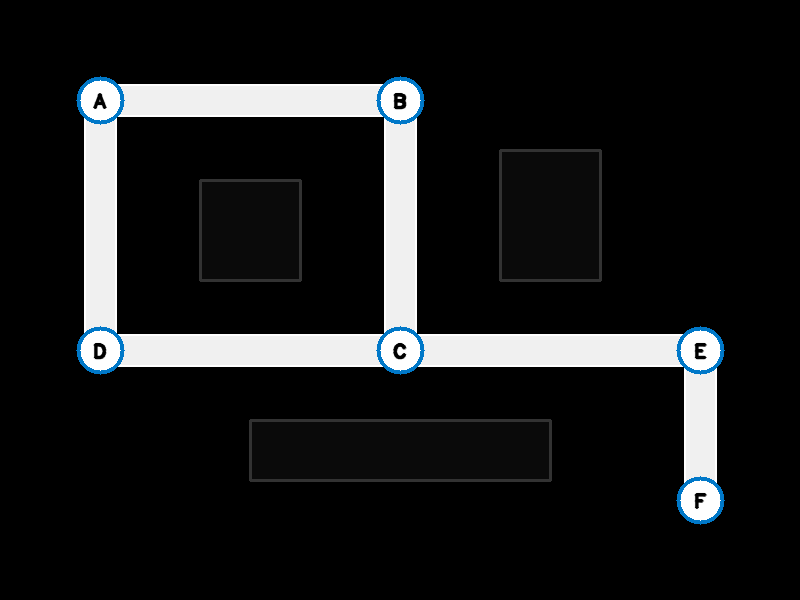
#> input picture Operator app/navix_backend1/sample_map.png, 800 x 600 px
$ python -i map_analyzer.py   (imports and definitions only)
#> lines starting #> are read from the running program, lines starting #| are printed output that depends on the picture; after the words box and inside, x2 and y2 are one past the last pixel; in counts of white or black regions, pixels touching at a corner belong together
"""
Navix AMR Map Analyzer fallback module.
Provides dynamic checkpoint detection and corridor topology extraction.
"""
import cv2
import numpy as np
import os
import re
import math
from collections import deque

class RobustOCR:
    def __init__(self, thickness=13):
        # Generate templates for letters A-Z and digits 0-9 + 'c', 'm'
#> called with thickness = 13
        self.char_list = [chr(i) for i in range(ord('A'), ord('Z')+1)] + [str(i) for i in range(10)] + ['c', 'm']
        self.templates = {}
        for char in self.char_list:
            self.templates[char] = self.generate_letter_template(char, thickness=thickness)

    def get_tight_char_crop(self, roi_bin, target_size=(20, 20)):
        # roi_bin is binary (0 for text, 255 for background)
        text_mask = cv2.bitwise_not(roi_bin)
        contours, _ = cv2.findContours(text_mask, cv2.RETR_EXTERNAL, cv2.CHAIN_APPROX_SIMPLE)

        if not contours:
            return cv2.resize(roi_bin, target_size)

        h, w = roi_bin.shape
        valid_boxes = []
        for c in contours:
            area = cv2.contourArea(c)
            if area > 8:
                x, y, box_w, box_h = cv2.boundingRect(c)
                if box_w < w - 2 and box_h < h - 2:
                    valid_boxes.append((x, y, x + box_w, y + box_h))

        if not valid_boxes:
            c = max(contours, key=cv2.contourArea)
            x, y, box_w, box_h = cv2.boundingRect(c)
            x_min, y_min, x_max, y_max = x, y, x + box_w, y + box_h
        else:
            x_min = min(b[0] for b in valid_boxes)
            y_min = min(b[1] for b in valid_boxes)
            x_max = max(b[2] for b in valid_boxes)
            y_max = max(b[3] for b in valid_boxes)

        x_min = max(0, x_min - 1)
        y_min = max(0, y_min - 1)
        x_max = min(w, x_max + 1)
        y_max = min(h, y_max + 1)

        char_crop = roi_bin[y_min:y_max, x_min:x_max]
        return cv2.resize(char_crop, target_size)

    def generate_letter_template(self, char, size=100, thickness=13):
        template = np.ones((size, size), dtype=np.uint8) * 255
        font = cv2.FONT_HERSHEY_SIMPLEX
        font_scale = 1.8
        text_size = cv2.getTextSize(char, font, font_scale, thickness)[0]
        text_x = (size - text_size[0]) // 2
        text_y = (size + text_size[1]) // 2
        cv2.putText(template, char, (text_x, text_y), font, font_scale, 0, thickness, cv2.LINE_AA)
        _, template_bin = cv2.threshold(template, 127, 255, cv2.THRESH_BINARY)
        return self.get_tight_char_crop(template_bin)

    def recognize_char(self, roi):
        return self.recognize_char_ncc(roi)

    def recognize_char_ncc(self, roi, allowed_chars=None):
        if len(roi.shape) == 3:
            roi_gray = cv2.cvtColor(roi, cv2.COLOR_BGR2GRAY)
        else:
            roi_gray = roi

        # Normalize/threshold ROI using Otsu
        _, roi_bin = cv2.threshold(roi_gray, 0, 255, cv2.THRESH_BINARY + cv2.THRESH_OTSU)

        # Check border pixels to see if background is dark or light
        h, w = roi_bin.shape
        border_pixels = []
        for i in range(h):
            border_pixels.append(roi_bin[i, 0])
            border_pixels.append(roi_bin[i, w-1])
        for j in range(w):
            border_pixels.append(roi_bin[0, j])
            border_pixels.append(roi_bin[h-1, j])

        mean_border = np.mean(border_pixels)
        if mean_border < 127:
            # Dark background, light text -> invert so text is black, background is white
            roi_bin = cv2.bitwise_not(roi_bin)

        roi_char = self.get_tight_char_crop(roi_bin)

        best_match = None
        max_score = -1.0

        chars_to_check = allowed_chars if allowed_chars is not None else self.templates.keys()
        for char in chars_to_check:
            if char in self.templates:
                template = self.templates[char]
                # Invert binary images so that text is white (1.0) and background is black (0.0) for NCC template matching
                t_f = (255.0 - roi_char.astype(np.float32)) / 255.0
                temp_f = (255.0 - template.astype(np.float32)) / 255.0
                res = cv2.matchTemplate(t_f, temp_f, cv2.TM_CCOEFF_NORMED)
                score = res[0, 0]
                if score > max_score:
                    max_score = score
                    best_match = char

        return best_match

class MapAnalyzer:
    def __init__(self):
        self.ocr = RobustOCR()

    def p_dist_to_segment(self, px, py, x1, y1, x2, y2):
        # Calculate perpendicular distance from point (px, py) to line segment (x1, y1) - (x2, y2)
        dx = x2 - x1
        dy = y2 - y1
        if dx == 0 and dy == 0:
            return np.sqrt((px - x1)**2 + (py - y1)**2)

        t = ((px - x1) * dx + (py - y1) * dy) / (dx*dx + dy*dy)
        t = max(0, min(1, t))
        proj_x = x1 + t * dx
        proj_y = y1 + t * dy
        return np.sqrt((px - proj_x)**2 + (py - proj_y)**2)

    def fit_curve_to_path(self, pixel_path):
        import math
        import numpy as np

        if not pixel_path or len(pixel_path) < 2:
            return "straight", [], None, 0.0, 0.0, 0.0

        pts = np.array(pixel_path, dtype=np.float32)
        n = len(pts)
        p_start = pts[0]
        p_end = pts[-1]

        chord_len = float(np.linalg.norm(p_end - p_start))
        if chord_len < 1.0:
            return "straight", [], None, 0.0, 0.0, 0.0

        line_vec = (p_end - p_start) / chord_len
        line_normal = np.array([-line_vec[1], line_vec[0]], dtype=np.float32)

        perp_dists = []
        for p in pts:
            v = p - p_start
            d = abs(np.dot(v, line_normal))
            perp_dists.append(d)

        max_line_err = max(perp_dists)

        # 1. Straight Line Test
        if max_line_err < 12.0:
            heading = float(math.atan2(p_end[1] - p_start[1], p_end[0] - p_start[0]))
            return "straight", [], None, chord_len, heading, 0.0

        # 2. Circular Arc Test
        try:
            A_mat = np.zeros((n, 3), dtype=np.float32)
            B_mat = np.zeros((n, 1), dtype=np.float32)
            for i, p in enumerate(pts):
                A_mat[i, 0] = 2.0 * p[0]
                A_mat[i, 1] = 2.0 * p[1]
                A_mat[i, 2] = 1.0
                B_mat[i, 0] = p[0]**2 + p[1]**2

            sol, _, _, _ = np.linalg.lstsq(A_mat, B_mat, rcond=None)
            xc = float(sol[0, 0])
            yc = float(sol[1, 0])
            R = float(math.sqrt(sol[2, 0] + xc**2 + yc**2))

            circle_dists = np.sqrt((pts[:, 0] - xc)**2 + (pts[:, 1] - yc)**2)
            mean_circle_err = float(np.mean(np.abs(circle_dists - R)))

            if mean_circle_err < 10.0 and R < 4000.0:
                v1 = p_start - np.array([xc, yc])
                v2 = p_end - np.array([xc, yc])
                a1 = math.atan2(v1[1], v1[0])
                a2 = math.atan2(v2[1], v2[0])

                adiff = a2 - a1
                if abs(adiff) > math.pi:
                    if adiff > 0:
                        adiff -= 2 * math.pi
                    else:
                        adiff += 2 * math.pi

                arc_len = R * abs(adiff)
                heading = float(math.atan2(p_end[1] - p_start[1], p_end[0] - p_start[0]))
                curvature = 1.0 / R
                return "arc", [[xc, yc]], R, arc_len, heading, curvature
        except Exception:
            pass

        # 3. Cubic Bezier Curve Test
        start_seg = max(2, n // 10)
        t_start = (pts[start_seg] - p_start)
        t_start_len = np.linalg.norm(t_start)
        if t_start_len > 0.001:
            t_start /= t_start_len
        else:
            t_start = line_vec

        t_end = (p_end - pts[-start_seg - 1])
        t_end_len = np.linalg.norm(t_end)
        if t_end_len > 0.001:
            t_end /= t_end_len
        else:
            t_end = line_vec

        k = chord_len / 3.0
        cp1 = p_start + k * t_start
        cp2 = p_end - k * t_end

        bezier_pts = []
        for step in range(n):
            t = step / (n - 1)
            bx = (1-t)**3 * p_start[0] + 3*(1-t)**2*t * cp1[0] + 3*(1-t)*t**2 * cp2[0] + t**3 * p_end[0]
            by = (1-t)**3 * p_start[1] + 3*(1-t)**2*t * cp1[1] + 3*(1-t)*t**2 * cp2[1] + t**3 * p_end[1]
            bezier_pts.add([bx, by]) if isinstance(bezier_pts, set) else bezier_pts.append([bx, by])

        bezier_pts = np.array(bezier_pts, dtype=np.float32)
        mean_bezier_err = float(np.mean(np.linalg.norm(pts - bezier_pts, axis=1)))

        if mean_bezier_err < 18.0:
            bezier_len = 0.0
            for i in range(len(bezier_pts) - 1):
                bezier_len += np.linalg.norm(bezier_pts[i+1] - bezier_pts[i])

            heading = float(math.atan2(p_end[1] - p_start[1], p_end[0] - p_start[0]))
            curvature = 2.0 / chord_len
            return "bezier", [[float(cp1[0]), float(cp1[1])], [float(cp2[0]), float(cp2[1])]], None, float(bezier_len), heading, curvature

        # 4. Fallback Cubic Spline Test
        cp_idx = [0, n // 3, (2 * n) // 3, n - 1]
        control_points = [pts[idx].tolist() for idx in cp_idx]

        spline_len = 0.0
        for i in range(n - 1):
            spline_len += np.linalg.norm(pts[i+1] - pts[i])

        heading = float(math.atan2(p_end[1] - p_start[1], p_end[0] - p_start[0]))
        curvature = 2.0 / chord_len
        return "spline", control_points, None, float(spline_len), heading, curvature

    def prune_skeleton(self, pruned, max_len=8):
        h, w = pruned.shape
        for pass_idx in range(5):
            skel_pts = np.argwhere(pruned > 0)
            skel_pixels = set((x, y) for y, x in skel_pts)

            endpoints = []
            for y, x in skel_pts:
                neighborhood = pruned[y-1:y+2, x-1:x+2]
                neighbors = np.count_nonzero(neighborhood) - 1
                if neighbors == 1:
                    endpoints.append((x, y))

            pixels_to_remove = set()
            for ep in endpoints:
                path = [ep]
                visited = set([ep])
                curr = ep
                is_spur = False

                for _ in range(max_len):
                    cx, cy = curr
                    nbrs = []
                    for dx in [-1, 0, 1]:
                        for dy in [-1, 0, 1]:
                            if dx == 0 and dy == 0:
                                continue
                            nx, ny = cx + dx, cy + dy
                            if (nx, ny) in skel_pixels and (nx, ny) not in visited:
                                nbrs.append((nx, ny))

                    if not nbrs:
                        break

                    neighborhood = pruned[cy-1:cy+2, cx-1:cx+2]
                    neighbors_count = np.count_nonzero(neighborhood) - 1
                    if neighbors_count >= 3:
                        is_spur = True
                        break

                    next_pt = nbrs[0]
                    path.append(next_pt)
                    visited.add(next_pt)
                    curr = next_pt

                if is_spur:
                    for px, py in path:
                        pixels_to_remove.add((px, py))

            if not pixels_to_remove:
                break

            for px, py in pixels_to_remove:
                pruned[py, px] = 0

        return pruned

    def trace_skeleton_paths(self, skeleton, keypoints):
        kp_set = set((kp[0], kp[1]) for kp in keypoints)
        kp_indices = { (kp[0], kp[1]): idx for idx, kp in enumerate(keypoints) }
        visited_edges = set()
        connections = []
        skel_pixels = set((x, y) for y, x in np.argwhere(skeleton > 0))

        for kp_idx, kp in enumerate(keypoints):
            kx, ky = kp
            neighbors = []
            for dx in [-1, 0, 1]:
                for dy in [-1, 0, 1]:
                    if dx == 0 and dy == 0:
                        continue
                    nx, ny = kx + dx, ky + dy
                    if (nx, ny) in skel_pixels:
                        neighbors.append((nx, ny))

            for start_nbr in neighbors:
                edge_key = (min((kx, ky), start_nbr), max((kx, ky), start_nbr))
                if edge_key in visited_edges:
                    continue

                path = [[kx, ky], [start_nbr[0], start_nbr[1]]]
                visited = set([(kx, ky), start_nbr])
                curr = start_nbr
                reached_kp = None

                while True:
                    cx, cy = curr
                    nbrs = []
                    for dx in [-1, 0, 1]:
                        for dy in [-1, 0, 1]:
                            if dx == 0 and dy == 0:
                                continue
                            nx, ny = cx + dx, cy + dy
                            if (nx, ny) in skel_pixels and (nx, ny) not in visited:
                                nbrs.append((nx, ny))

                    found_kp = None
                    for dx in [-1, 0, 1]:
                        for dy in [-1, 0, 1]:
                            if dx == 0 and dy == 0:
                                continue
                            nx, ny = cx + dx, cy + dy
                            if (nx, ny) in kp_set:
                                if (nx, ny) == (kx, ky) and len(path) < 15:
                                    continue
                                found_kp = (nx, ny)
                                break
                        if found_kp:
                            break

                    if found_kp:
                        path.append([found_kp[0], found_kp[1]])
                        reached_kp = found_kp
                        break

                    if not nbrs:
                        break

                    next_pt = nbrs[0]
                    path.append([next_pt[0], next_pt[1]])
                    visited.add(next_pt)

                    step_key = (min(curr, next_pt), max(curr, next_pt))
                    visited_edges.add(step_key)

                    curr = next_pt

                if reached_kp is not None:
                    for k in range(len(path) - 1):
                        p1 = (path[k][0], path[k][1])
                        p2 = (path[k+1][0], path[k+1][1])
                        visited_edges.add((min(p1, p2), max(p1, p2)))

                    connections.append({
                        "from_idx": kp_idx,
                        "to_idx": kp_indices[reached_kp],
                        "pixel_path": path
                    })

        unique_conns = {}
        for c in connections:
            pair = (min(c["from_idx"], c["to_idx"]), max(c["from_idx"], c["to_idx"]))
            if pair not in unique_conns or len(c["pixel_path"]) < len(unique_conns[pair]["pixel_path"]):
                unique_conns[pair] = c

        return list(unique_conns.values())

    def ramer_douglas_peucker(self, pts, epsilon):
        if len(pts) < 3:
            return pts

        dmax = 0.0
        index = 0
        end = len(pts) - 1
        for i in range(1, end):
            d = self.p_dist_to_segment(pts[i][0], pts[i][1], pts[0][0], pts[0][1], pts[end][0], pts[end][1])
            if d > dmax:
                index = i
                dmax = d

        if dmax > epsilon:
            results1 = self.ramer_douglas_peucker(pts[:index+1], epsilon)
            results2 = self.ramer_douglas_peucker(pts[index:], epsilon)
            return results1[:-1] + results2
        else:
            return [pts[0], pts[end]]

    def analyze_map(self, image_path):
#> called with image_path = 'sample_map.png'
        import math
        import re
        from collections import deque
        if not os.path.exists(image_path):
            raise FileNotFoundError(f"Map image not found at: {image_path}")

        img = cv2.imread(image_path)
#> img is the input picture: shape (600, 800, 3); mean B, G, R 27.7, 27.1, 26.3
        if img is None:
            raise ValueError(f"Failed to read or decode image file at: {image_path}")
        h, w, _ = img.shape
        base_dim = max(w, h)
        img_gray = cv2.cvtColor(img, cv2.COLOR_BGR2GRAY)

        corners = [
            img_gray[10, 10],
            img_gray[10, w-11],
            img_gray[h-11, 10],
            img_gray[h-11, w-11]
        ]
#> corners = [0, 0, 0, 0]
        is_light_bg = np.mean(corners) > 127
#> is_light_bg = False

        # 1. Detect all text characters & group them into word blocks
        if is_light_bg:
            _, thresh = cv2.threshold(img_gray, 0, 255, cv2.THRESH_BINARY_INV + cv2.THRESH_OTSU)
        else:
            _, thresh = cv2.threshold(img_gray, 0, 255, cv2.THRESH_BINARY + cv2.THRESH_OTSU)
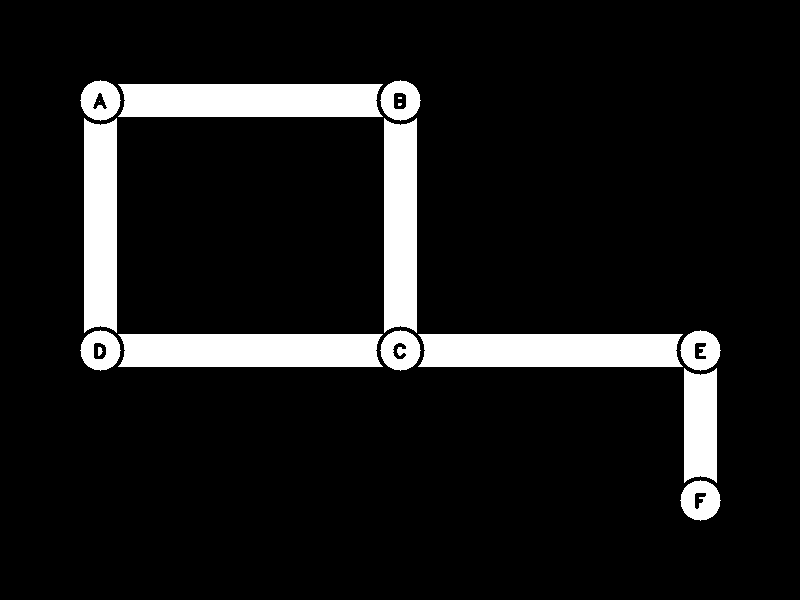
#> thresh: shape (600, 800); 10.3% white; 16 white regions (3 under 20 px)

        text_contours, _ = cv2.findContours(thresh, cv2.RETR_EXTERNAL, cv2.CHAIN_APPROX_SIMPLE)
#> text_contours = 12 contours; largest, box (x1, y1, x2, y2) and area: (418, 334, 683, 367) 8162, (118, 334, 383, 367) 8162, (118, 84, 383, 117) 8162, (384, 118, 417, 333) 6562, (84, 118, 117, 333) 6562

        char_candidates = []
        for c in text_contours:
            x, y, box_w, box_h = cv2.boundingRect(c)
            area = cv2.contourArea(c)
            if 5 < box_w < 100 and 10 < box_h < 100 and area > 10:
                char_candidates.append((x, y, box_w, box_h, c))
#> this loop made 12 passes
#> (x, y, box_w, box_h, area) on passes 1 to 8: (680, 480, 41, 41, 1200), (684, 368, 33, 115, 3362), (418, 334, 265, 33, 8162), (118, 334, 265, 33, 8162), (680, 330, 41, 41, 1200), (380, 330, 41, 41, 1200), (80, 330, 41, 41, 1200), (384, 118, 33, 215, 6562)
#> after the loop, char_candidates = 6 items

        max_dist_h = int(base_dim / 25)
        max_dist_v = int(base_dim / 50)
        text_blocks = []
        used = set()
        for i, box1 in enumerate(char_candidates):
            if i in used: continue
            group = [box1]; used.add(i)
            added = True
            while added:
                added = False
                for j, box2 in enumerate(char_candidates):
                    if j in used: continue
                    x2, y2, w2, h2, _ = box2
                    cx2, cy2 = x2 + w2/2, y2 + h2/2
                    close = False
                    for x1, y1, w1, h1, _ in group:
                        cx1, cy1 = x1 + w1/2, y1 + h1/2
                        if (abs(cx1 - cx2) < max_dist_h and abs(cy1 - cy2) < max_dist_v) or \
                           (abs(cy1 - cy2) < max_dist_h and abs(cx1 - cx2) < max_dist_v):
                            close = True; break
                    if close: group.append(box2); used.add(j); added = True
            x_min = min(b[0] for b in group); y_min = min(b[1] for b in group)
            x_max = max(b[0] + b[2] for b in group); y_max = max(b[1] + b[3] for b in group)
            text_blocks.append((x_min, y_min, x_max - x_min, y_max - y_min, group))
#> this loop made 6 passes
#> (x_min, y_min, x_max, y_max) on passes 1 to 6: (680, 480, 721, 521), (680, 330, 721, 371), (380, 330, 421, 371), (80, 330, 121, 371), (380, 80, 421, 121), (80, 80, 121, 121)
#> after the loop, text_blocks = 6 items; used = 6 items

        word_blocks = []
        detected_distances = []
        for gx, gy, gw, gh, group in text_blocks:
            is_vertical = gh > gw * 1.5
            if is_vertical:
                rotated = cv2.rotate(img[max(0, gy-5):min(h, gy+gh+5), max(0, gx-5):min(w, gx+gw+5)], cv2.ROTATE_90_CLOCKWISE)
                rot_gray = cv2.cvtColor(rotated, cv2.COLOR_BGR2GRAY)
                _, rot_thresh = cv2.threshold(rot_gray, 60, 255, cv2.THRESH_BINARY_INV)
                rot_contours, _ = cv2.findContours(rot_thresh, cv2.RETR_EXTERNAL, cv2.CHAIN_APPROX_SIMPLE)
                rot_chars = sorted([(cv2.boundingRect(rc)) for rc in rot_contours if 5 < cv2.boundingRect(rc)[2] < 100], key=lambda k: k[0])
                word_chars_p1 = [self.ocr.recognize_char(rotated[ry-2:ry+rh+2, rx-2:rx+rw+2]) for rx, ry, rw, rh in rot_chars]
                word_str_p1 = "".join(word_chars_p1)
            else:
                sorted_chars = sorted(group, key=lambda k: k[0])
                char_rois = [img[cy-2:cy+ch+2, cx-2:cx+cw+2] for cx, cy, cw, ch, _ in sorted_chars]
                word_chars_p1 = [self.ocr.recognize_char(roi) for roi in char_rois]
                word_str_p1 = "".join(word_chars_p1)

            L = len(word_chars_p1)
            if L >= 2 and word_chars_p1[-1].lower() in ['c', 'm']:
                word_chars_p2 = [self.ocr.recognize_char_ncc(char_rois[idx], ['c','m'] if idx>=L-2 else [str(d) for d in range(10)]) for idx in range(L)]
                word_str = "".join(word_chars_p2)
            else: word_str = word_str_p1
            word_blocks.append({"text": word_str, "cx": gx + gw/2, "cy": gy + gh/2, "gx": gx, "gy": gy, "gw": gw, "gh": gh})

            clean_word = re.sub(r'(?i)cm|m$', '', word_str.strip())
            cleaned_str = "".join([{'q':'9','o':'0','O':'0','U':'0','C':'0','i':'1','I':'1','l':'1','L':'1','T':'1','z':'2','Z':'2','s':'5','S':'5','b':'6'}.get(c, c) for c in clean_word if c.isdigit() or c=='.' or c.lower() in 'oq' 'u' 'c' 'i' 'l' 't' 'z' 's' 'b'])

            digit_likes = ['o', 'O', 'Q', 'U', 'C', 'i', 'I', 'l', 'L', 'T', 'z', 'Z', 's', 'S', 'b', 'q']
            digit_like_count = sum(1 for c in word_str if c.isdigit() or c == '.' or c.lower() in [dl.lower() for dl in digit_likes])
            if len(word_str) >= 2 and digit_like_count >= 2 and digit_like_count >= len(word_str) - 2:
                try: detected_distances.append({"value": float(cleaned_str), "cx": gx + gw/2, "cy": gy + gh/2, "unit": "cm" if "cm" in word_str.lower() else "m"})
                except ValueError: pass
#> this loop made 6 passes
#> (gx, gy, word_chars_p1) on passes 1 to 6: (680, 480, ['0']), (680, 330, ['0']), (380, 330, ['0']), (80, 330, ['0']), (380, 80, ['O']), (80, 80, ['0'])
#> pass 1, in recognize_char_ncc, `roi_gray = cv2.cvtColor(roi, cv2.COLOR_BGR2GRAY)`:
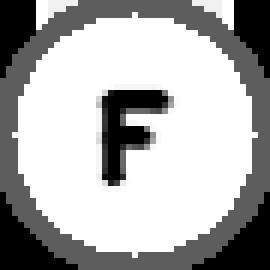
#> roi_gray: shape (45, 45) (shown 6 times larger); min 0, max 255, mean 172.5
#> after the loop, detected_distances = []; word_blocks = 6 items


        def is_distance_label(word_str):
            digit_likes = ['o', 'O', 'Q', 'U', 'C', 'i', 'I', 'l', 'L', 'T', 'z', 'Z', 's', 'S', 'b', 'q']
            digit_like_count = sum(1 for c in word_str if c.isdigit() or c.lower() in [dl.lower() for dl in digit_likes])
            return len(word_str) >= 2 and digit_like_count >= 2 and digit_like_count >= len(word_str) - 2

        # 2. Segment Passable Corridor Mask
        passable = ((img_gray < 130) if is_light_bg else (img_gray > 120)).astype(np.uint8) * 255
#> passable: shape (600, 800); 10.3% white; 16 white regions (3 under 20 px), largest, box (x1, y1, x2, y2) and area: (118, 84, 383, 117) 8459, (118, 334, 383, 367) 8459, (418, 334, 683, 367) 8459
#> (the rest of the program and of its run is left out)
